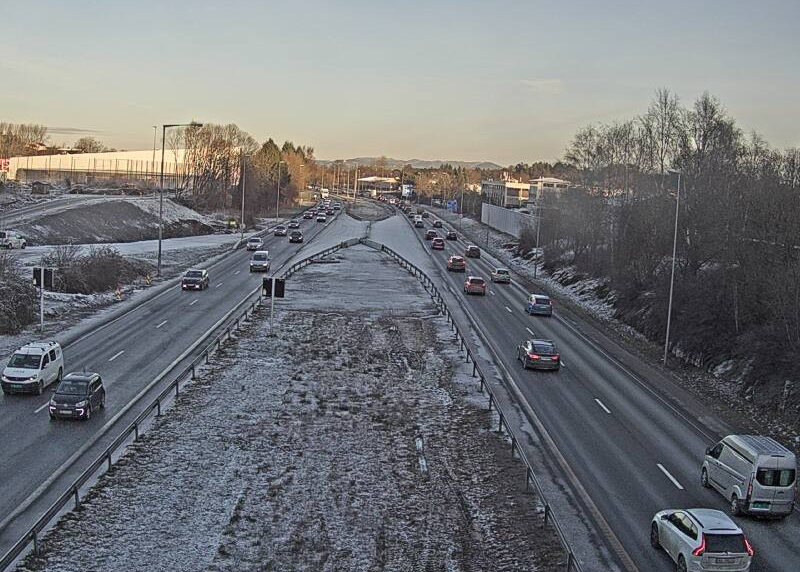
#> input picture fig/collection/sample_auglend_n.jpg, 800 x 572 px, given in place of hls_1_stream_1_orig.m3u8, which was not available
$ jupyter execute object-detection-bgsub.ipynb   (shell and % lines are left out)   (text cells are left out)
#> lines starting #> are read from the running program, lines starting #| are printed output that depends on the picture
[cell 1]
import os
import time
import cv2
import numpy as np
import matplotlib
import matplotlib.pyplot as plt
from utils import show_image
from detection import inference, inference_url, get_image, get_detections
from matplotlib.patches import Rectangle

[cell 2]
os.environ['CUDA_VISIBLE_DEVICES'] = '-1'

[cell 3]
import tensorflow as tf
import tensorflow_hub as hub
from object_detection.utils import label_map_util

[cell 4]
fgbg_1 = cv2.createBackgroundSubtractorMOG2(detectShadows=False, history=50, varThreshold=16)
fgbg_2 = cv2.createBackgroundSubtractorMOG2(detectShadows=False, history=50, varThreshold=8)
fgbg_3 = cv2.createBackgroundSubtractorKNN(detectShadows=False, history=50)

[cell 5]
fg = [[], [], []]
bg = None
cnt = 0

[cell 6]
STREAM = 'https://kamera.vegvesen.no/public/0229004_1/hls_1_stream_1_orig.m3u8'

[cell 7]
vstream = None
try:
    print("Started Video Stream")
    vstream = cv2.VideoCapture(STREAM)
    while True:
        ret, frame = vstream.read()
#> frame is the input picture: shape (572, 800, 3); mean B, G, R 120.2, 116.6, 114.4
        if ret:
            frame = cv2.cvtColor(frame, cv2.COLOR_BGR2RGB)
            frame = frame[120:, 0:550, :] # Region Cropping.
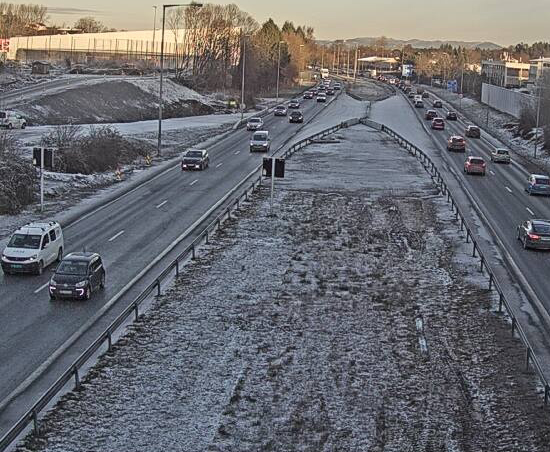
#> frame: shape (452, 550, 3); mean R, G, B 104.6, 105.6, 111.1
            bg = frame.copy()
            fg[0].append(fgbg_1.apply(frame.copy()))
            fg[1].append(fgbg_2.apply(frame.copy()))
            fg[2].append(fgbg_3.apply(frame.copy()))
            cnt += 1
            print('Processed Frame', cnt)
        time.sleep(0.25)
except:
    print("Stopped Video Stream")
finally:
    vstream.release()


$ run again, on fig/collection/sample_auglend_s.jpg
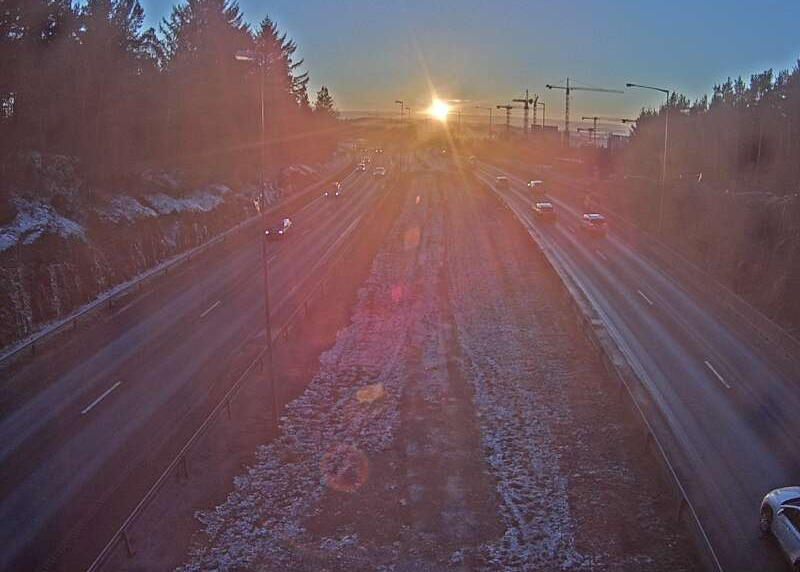
#> input picture fig/collection/sample_auglend_s.jpg, 800 x 572 px, given in place of hls_1_stream_1_orig.m3u8, which was not available
#> frame is the input picture: shape (572, 800, 3); mean B, G, R 90, 82.1, 105.3
#> `frame = frame[120:, 0:550, :]`:
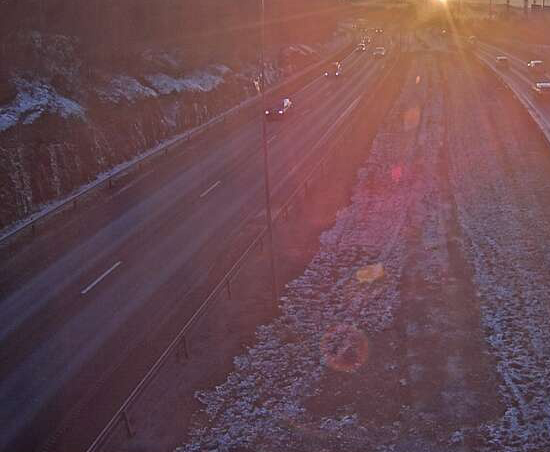
#> frame: shape (452, 550, 3); mean R, G, B 105.7, 73.2, 80.5

$ run again, on fig/collection/sample_e39_vatland.jpg
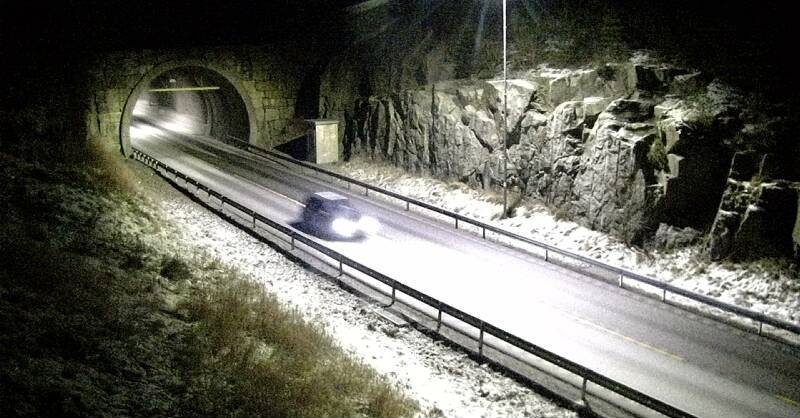
#> input picture fig/collection/sample_e39_vatland.jpg, 800 x 418 px, given in place of hls_1_stream_1_orig.m3u8, which was not available
#> frame is the input picture: shape (418, 800, 3); mean B, G, R 87.8, 97.1, 96.6
#> `frame = frame[120:, 0:550, :]`:
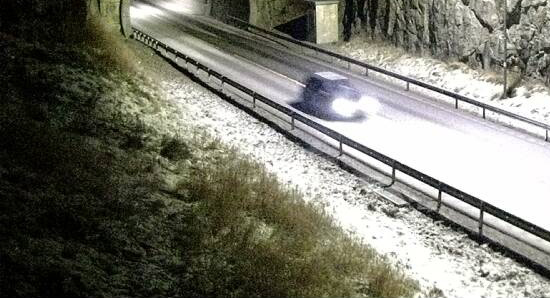
#> frame: shape (298, 550, 3); mean R, G, B 118.2, 118.2, 107.3

$ run again, on fig/collection/sample_kvernevik.jpg
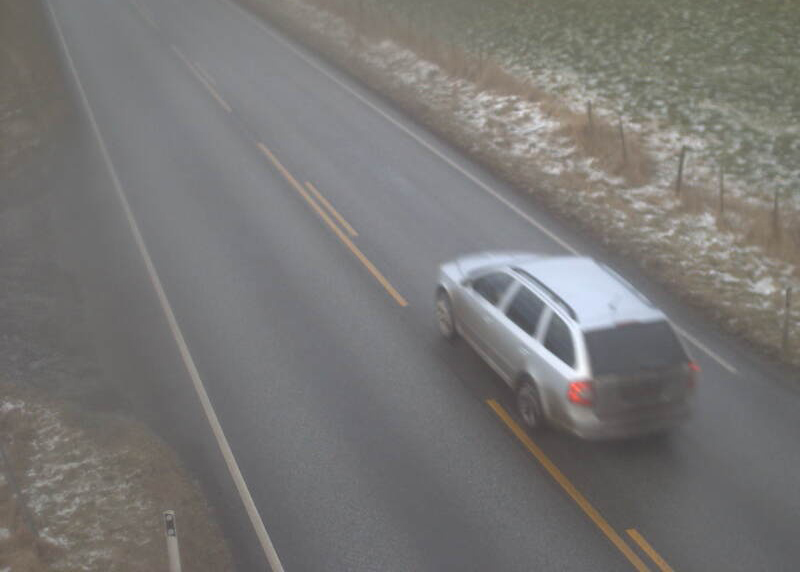
#> input picture fig/collection/sample_kvernevik.jpg, 800 x 572 px, given in place of hls_1_stream_1_orig.m3u8, which was not available
#> frame is the input picture: shape (572, 800, 3); mean B, G, R 117, 118.7, 120.1
#> `frame = frame[120:, 0:550, :]`:
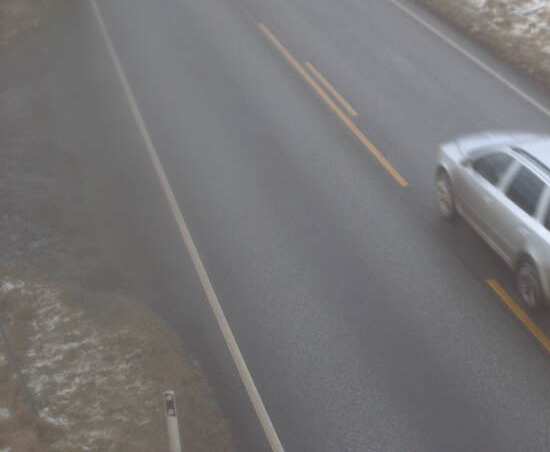
#> frame: shape (452, 550, 3); mean R, G, B 117.6, 116.4, 117
